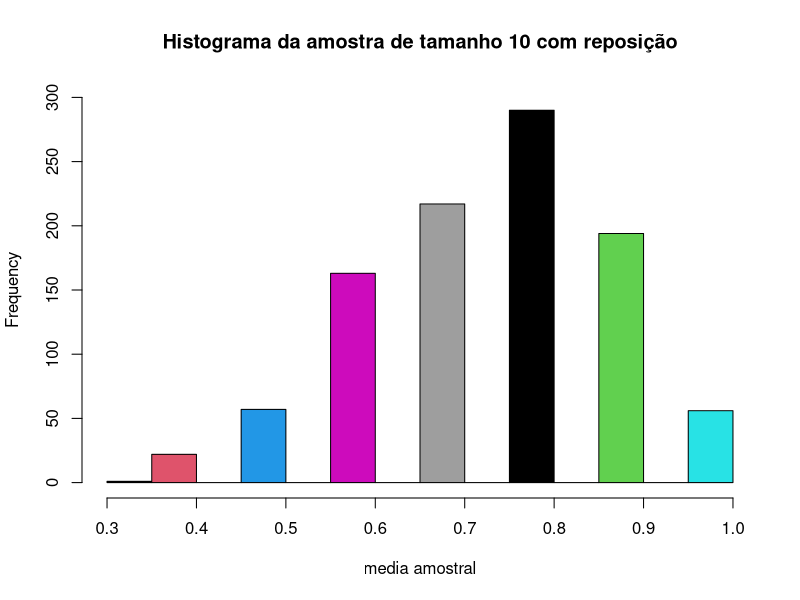
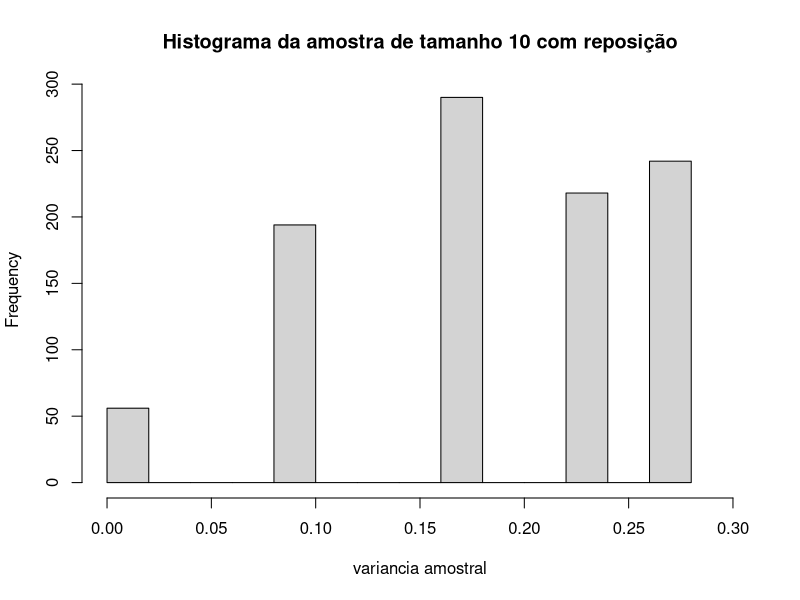
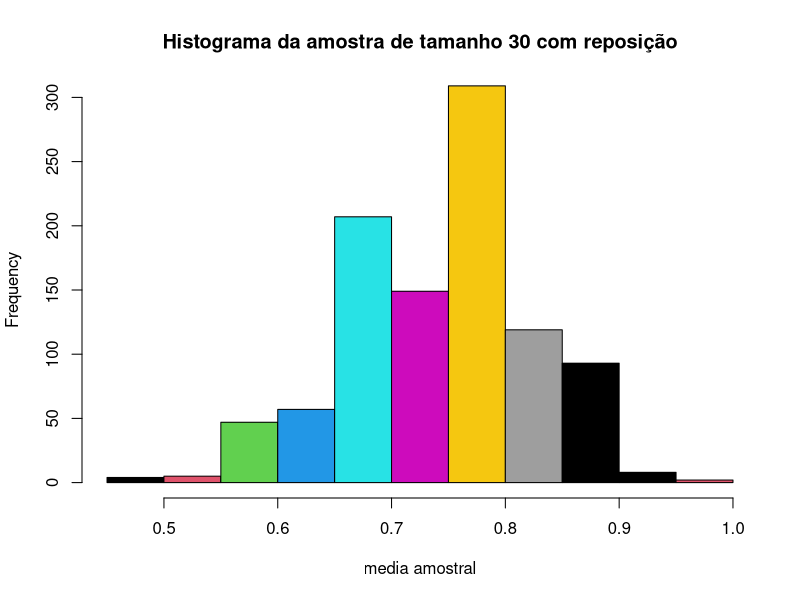
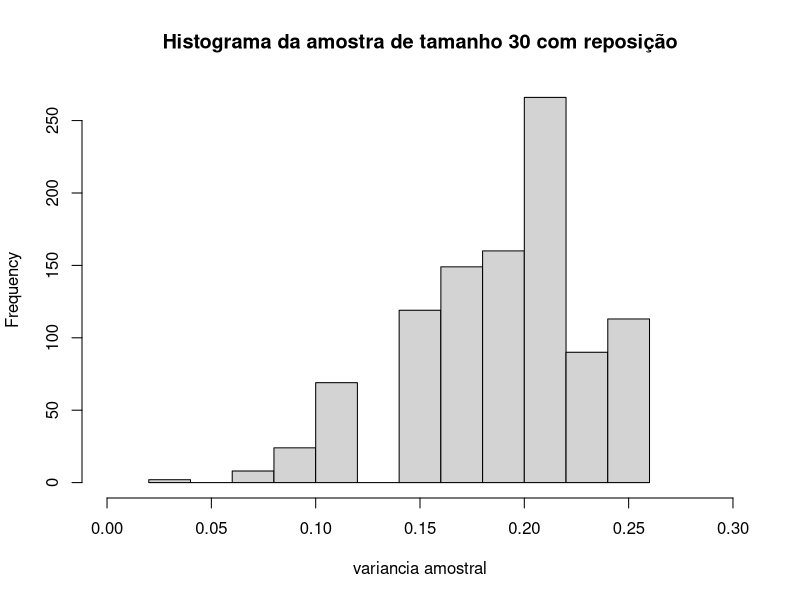
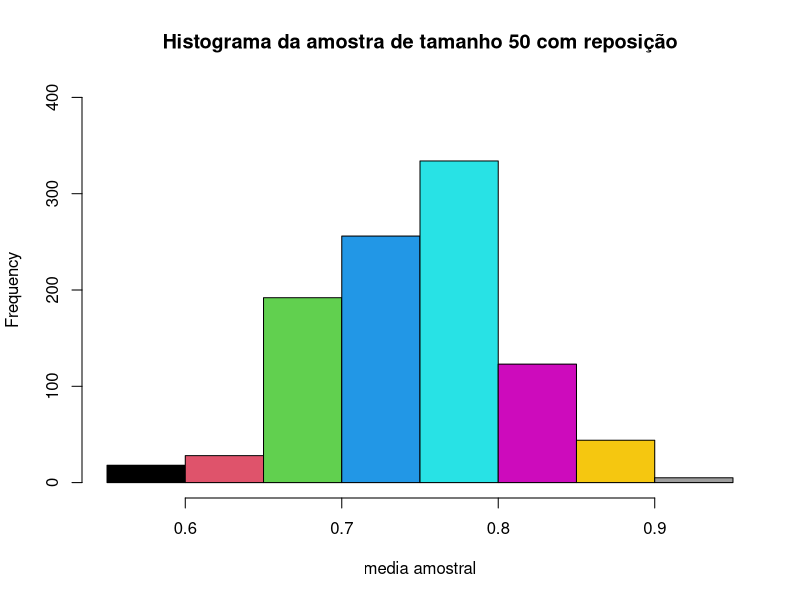
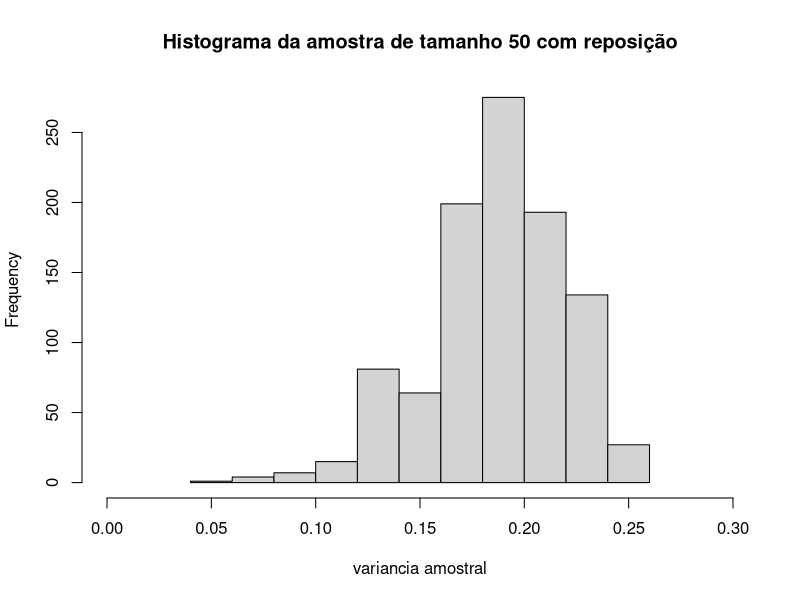
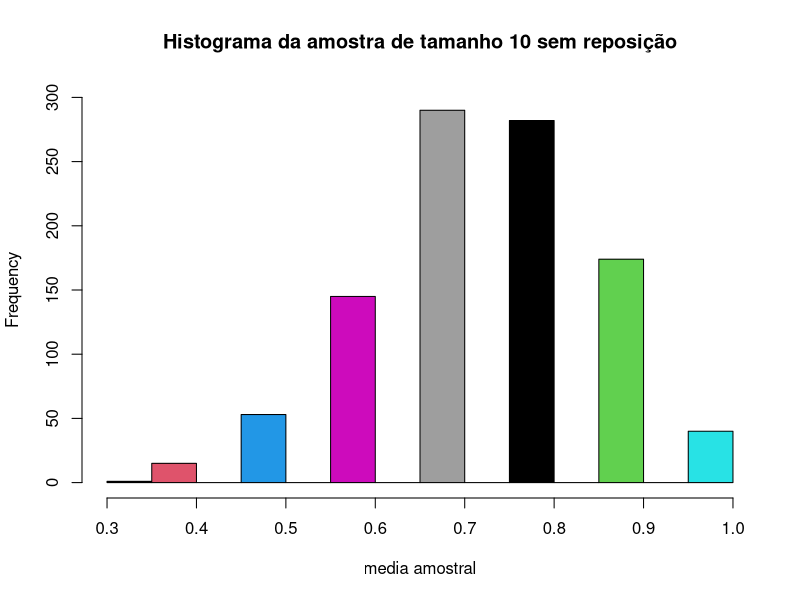
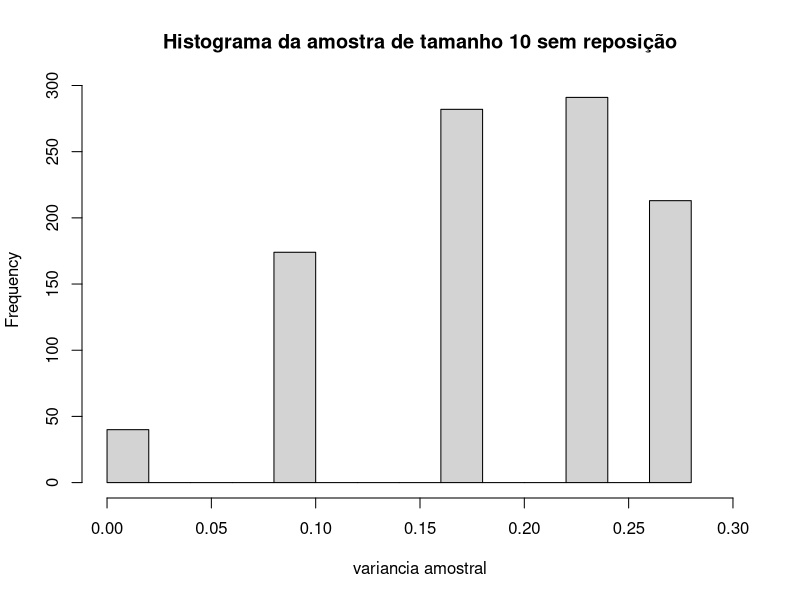

The R source for these figures, in order:
populacao <- numeric(100)
for(i in 1:75) {
  populacao[i] <- 1
}

# 1- a)
mediaDe10com <- numeric(1000)
varianciaDe10com <- numeric(1000)
for(i in 1:1000) {
  amostra1com <- sample(populacao, size=10, replace = TRUE)
  mediaDe10com[i] <- mean(amostra1com)
  varianciaDe10com[i] <- var(amostra1com)
}
hist(mediaDe10com, main = "Histograma da amostra de tamanho 10 com reposição", xlab = "media amostral", ylim = range(0, 300), col = c(1,2,3,4,5,6,7,8,9))
hist(varianciaDe10com, main = "Histograma da amostra de tamanho 10 com reposição", xlab = "variancia amostral", xlim = range(0, 0.3))

mediaDe30com <- numeric(1000)
varianciaDe30com <- numeric(1000)
for(i in 1:1000) {
  amostra2com <- sample(populacao, size=30, replace = TRUE)
  mediaDe30com[i] <- mean(amostra2com)
  varianciaDe30com[i] <- var(amostra2com)
}
hist(mediaDe30com, main = "Histograma da amostra de tamanho 30 com reposição", xlab = "media amostral", ylim = range(0, 300), col = c(1,2,3,4,5,6,7,8,9))
hist(varianciaDe30com, main = "Histograma da amostra de tamanho 30 com reposição", xlab = "variancia amostral", xlim = range(0, 0.3))

mediaDe50com <- numeric(1000)
varianciaDe50com <- numeric(1000)
for(i in 1:1000) {
  amostra3com <- sample(populacao, size=50, replace = TRUE)
  mediaDe50com[i] <- mean(amostra3com)
  varianciaDe50com[i] <- var(amostra3com)
}
hist(mediaDe50com, main = "Histograma da amostra de tamanho 50 com reposição", xlab = "media amostral", ylim = range(0, 400), col = c(1,2,3,4,5,6,7,8,9))
hist(varianciaDe50com, main = "Histograma da amostra de tamanho 50 com reposição", xlab = "variancia amostral", xlim = range(0, 0.3))

# 1- b)
mediaDe10sem <- numeric(1000)
varianciaDe10sem <- numeric(1000)
for(i in 1:1000) {
  amostra1sem <- sample(populacao, size=10, replace = FALSE)
  mediaDe10sem[i] <- mean(amostra1sem)
  varianciaDe10sem[i] <- var(amostra1sem)
}
hist(mediaDe10sem, main = "Histograma da amostra de tamanho 10 sem reposição", xlab = "media amostral", ylim = range(0, 300), col = c(1,2,3,4,5,6,7,8,9))
hist(varianciaDe10sem, main = "Histograma da amostra de tamanho 10 sem reposição", xlab = "variancia amostral", xlim = range(0, 0.3))

mediaDe30sem <- numeric(1000)
varianciaDe30sem <- numeric(1000)
for(i in 1:1000) {
  amostra2sem <- sample(populacao, size=30, replace = FALSE)
  mediaDe30sem[i] <- mean(amostra2sem)
  varianciaDe30sem[i] <- var(amostra2sem)
}
hist(mediaDe30sem, main = "Histograma da amostra de tamanho 30 sem reposição", xlab = "media amostral", ylim = range(0, 300), col = c(1,2,3,4,5,6,7,8,9))
hist(varianciaDe30sem, main = "Histograma da amostra de tamanho 30 sem reposição", xlab = "variancia amostral", xlim = range(0, 0.3))

mediaDe50sem <- numeric(1000)
varianciaDe50sem <- numeric(1000)
for(i in 1:1000) {
  amostra3sem <- sample(populacao, size=50, replace = FALSE)
  mediaDe50sem[i] <- mean(amostra3sem)
  varianciaDe50sem[i] <- var(amostra3sem)
}
hist(mediaDe50sem, main = "Histograma da amostra de tamanho 50 sem reposição", xlab = "media amostral", ylim = range(0, 400), col = c(1,2,3,4,5,6,7,8,9))
hist(varianciaDe50sem, main = "Histograma da amostra de tamanho 50 sem reposição", xlab = "variancia amostral", xlim = range(0, 0.3))


#  1-c)
mean(populacao) # media populacional
var(populacao) # variancia populacional
